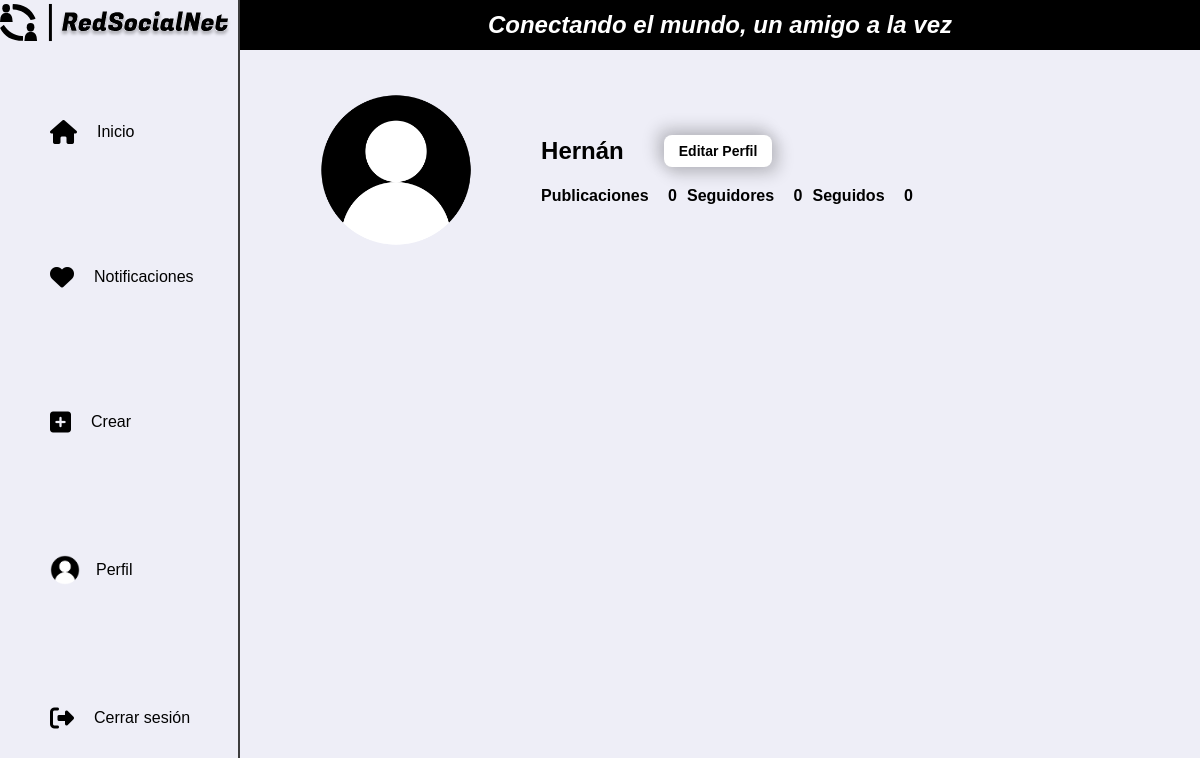
The page /Vistas/perfil.php (signed in) on the database its author committed.
### tables this page shows
CREATE TABLE `perfiles` (
  `perfil_id` int(200) NOT NULL,
  `usuario_id` int(200) NOT NULL,
  `name` varchar(200) NOT NULL,
  `last_name` varchar(200) NOT NULL,
  `date_of_birth` date NOT NULL,
  `country` varchar(200) NOT NULL,
  `city` varchar(200) NOT NULL,
  `imagen_perfil` text NOT NULL
);

### db.php (called while the page is built, shortened)
<?php
class Database
{
    private static $instance = null;
    private $connection;
    private function __construct()
    {
        $this->connection = new mysqli(DB_HOST, DB_USERNAME, DB_PASSWORD, DB_NAME);
        $this->connection->set_charset("utf8mb4");
    }
    public static function getInstance()
    {
        if (self::$instance === null) {
            self::$instance = new Database();
        }
        return self::$instance;
    }
    public function getConnection()
    {
        return $this->connection;
    }
}
?>

### Clases/perfil.php (called while the page is built, shortened)
<?php
require_once('../db.php');
class Perfil
{
    private $connection;
    public function __construct()
    {
        $this->db = Database::getInstance();
        $this->connection = $this->db->getConnection();
        $this->connection->set_charset("utf8mb4");
    }
    public function obtenerDatosUsuario()
    {
        $user_id = $_SESSION['user_id'];
        $query = "SELECT name, imagen_perfil FROM perfiles WHERE usuario_id = $user_id";
        $result = $this->connection->query($query);
        if ($result) {
            if ($result->num_rows > 0) {
                $row = $result->fetch_assoc();
                $user_name = $row['name'];
                $user_image = $row['imagen_perfil'];
            } else {
                $user_name = "Usuario Desconocido";
                $user_image = "../Img/User-Profile.png";
            }
        } else {
            $user_name = "Error en la consulta";
            $user_image = "../Img/User-Profile.png";
        }
        return ['name' => $user_name, 'imagen_perfil' => $user_image];
    }
}
?>

### Clases/publicacion.php (called while the page is built, shortened)
<?php
require_once('../db.php');
require_once('perfil.php');
class Publicacion
{
    private $connection;
    public function __construct()
    {
        $this->db = Database::getInstance();
        $this->connection = $this->db->getConnection();
        $this->connection->set_charset("utf8mb4");
    }
    public function crearPublicacion()
    {
        $perfil = new Perfil();
        $userData = $perfil->obtenerDatosUsuario();
        $user_name = $userData['name'];
        $user_image = $userData['imagen_perfil'];
        $createHTML = '';
        $createHTML .= '<div class="popup-content">';
        $createHTML .= '<h2 class="create__title">Crear publicación</h2>';
        $createHTML .= '<span class="close-button" id="close_popup_create"><i class="fa-solid fa-xmark"></i></span>';
        $createHTML .= '<div class="create__line"></div>';
        $createHTML .= '<div class="main-publishing__users">';
        $createHTML .= '<div class="users-info">';
        $createHTML .= '<a href="link-perfil-user"><img src="' . $user_image . '" alt="Img profile"></a>';
        $createHTML .= '<a href="link-perfil-user">' . $user_name . '</a>';
        $createHTML .= '</div>';
        $createHTML .= '</div>';
        $createHTML .= '<div class="create__content-text">';
        $createHTML .= '<div class="create__text">';
        $createHTML .= '<textarea placeholder="¿Algo que quieras compartir,' . $user_name . '?" id="contentTextarea"></textarea>';
        $createHTML .= '</div>';
        $createHTML .= '</div>';
        $createHTML .= '<div class="create__content-img" id="imageContent">';
        $createHTML .= '<h3 class="create__title">Añade fotos o imágenes</h3>';
        $createHTML .= '<div id="file-upload-form" class="uploader">';
        $createHTML .= '<input id="file-upload" type="file" name="fileUpload" accept="image/*" />';
        $createHTML .= '<label for="file-upload" id="file-drag">';
        $createHTML .= '<img id="file-image" src="#" alt="Preview" class="hidden">';
        $createHTML .= '<div id="start">';
        $createHTML .= '<i class="fa fa-download" aria-hidden="true"></i>';
        $createHTML .= '<div>Selecciona un archivo o arrástralo aquí</div>';
        $createHTML .= '<div id="notimage" class="hidden">Por favor selecciona una imagen</div>';
        $createHTML .= '<span id="file-upload-btn" class="btn btn-primary">Selecciona un archivo</span>';
        $createHTML .= '</div>';
        $createHTML .= '</label>';
        $createHTML .= '</div>';
        $createHTML .= '</div>';
        $createHTML .= '<div class="create__content-btn-image" id="showImageContent">';
        $createHTML .= '<div class="icons__new-image"><i class="fa-solid fa-file-image"></i><span>Imagen</span></div>';
        $createHTML .= '</div>';
        $createHTML .= '<div class="create__content-btn-publish">';
        $createHTML .= '<div class="icons__btn-publish"><button id="publishBtn">Publicar</button></div>';
        $createHTML .= '</div>';
        $createHTML .= '</div>';
        return $createHTML;
    }
    public function obtenerTotalPublicaciones()
    {
        $user_id = $_SESSION['user_id'];
        $query = "SELECT COUNT(*) AS numero_publicaciones FROM publicaciones WHERE usuario_id = $user_id";
        $result = $this->connection->query($query);
        if ($result) {
            if ($result->num_rows > 0) {
                $row = $result->fetch_assoc();
                $numero_publicaciones = $row['numero_publicaciones'];
                return $numero_publicaciones;
            } else {
                echo "Error: La consulta no devolvió resultados";
            }
        } else {
            echo "Error: La consulta falló";
        }
    }
}
?>

### Clases/seguidor-seguido.php (called while the page is built, shortened)
<?php
require_once('../db.php');
class Seguidor_Seguido
{
    private $connection;
    public function __construct()
    {
        $this->db = Database::getInstance();
        $this->connection = $this->db->getConnection();
        $this->connection->set_charset("utf8mb4");
    }
    public function obtenerSeguidoresTotal()
    {
        $user_id = $_SESSION['user_id'];
        $query = "SELECT COUNT(*) AS total_seguidores FROM seguidores WHERE usuario_id = $user_id";
        $result = $this->connection->query($query);
        if ($result) {
            if ($result->num_rows > 0) {
                $row = $result->fetch_assoc();
                $totalFollowers = $row['total_seguidores'];
                return $totalFollowers;
            } else {
                echo "Error: La consulta falló";
            }
        }
    }
    public function obtenerSeguidosTotal()
    {
        $user_id = $_SESSION['user_id'];
        $query = "SELECT COUNT(*) AS total_seguidos FROM seguidos WHERE seguidor_id = $user_id";
        $result = $this->connection->query($query);
        if ($result) {
            if ($result->num_rows > 0) {
                $row = $result->fetch_assoc();
                $totalFollowing = $row['total_seguidos'];
                return $totalFollowing;
            } else {
                echo "Error: La consulta falló";
            }
        }
    }
}
?>

### Vistas/perfil.php (the view, shortened to what this page needs)
<?php
require_once('../Clases/perfil.php');
require_once('../Clases/publicacion.php');
require_once('../Clases/seguidor-seguido.php');
$perfil = new Perfil();
$userData = $perfil->obtenerDatosUsuario();
$user_name = $userData['name'];
$user_image = $userData['imagen_perfil'];
$publicacion = new Publicacion();
$newpublishingHTML = $publicacion->crearPublicacion();
$total_publicaciones = $publicacion->obtenerTotalPublicaciones();
$seguidor_seguido = new Seguidor_Seguido();
$totalFollowers = $seguidor_seguido->obtenerSeguidoresTotal();
$totalFollowings = $seguidor_seguido->obtenerSeguidosTotal();
?>
<!DOCTYPE html>
<html lang="en">
<head>
    <link rel="stylesheet" href="https://cdnjs.cloudflare.com/ajax/libs/font-awesome/6.4.2/css/all.min.css"
 />
    <link rel="stylesheet" href="../Css/perfil.css">
</head>
<body>
    <div class="grid-container">
        <header class="header">
            <div class="header__slogan">
                <h2>Conectando el mundo, un amigo a la vez</h2>
            </div>
        </header>
        <aside class="sidenav sidenav-left">
            <div class="sidenav__logo">
                <img src="../Img/logo.svg" alt="img logo">
            </div>
            <ul class="sidenav__list">
                <a href="inicio.php">
                    <li class="sidenav__list-item"><i class="fa-solid fa-house"></i>Inicio</li>
                </a>
                <a href="#">
                    <li class="sidenav__list-item"><i class="fa-solid fa-heart"></i>Notificaciones</li>
                </a>
                <a href="../Vistas/inicio.php#crear">
                    <li class="sidenav__list-item"><i class="fa-solid fa-square-plus"></i>Crear</li>
                </a>
                <a href="../Vistas/perfil.php">
                    <li class="sidenav__list-item"><img src="<?php echo $user_image; ?>" alt="img profile">Perfil</li>
                </a>
                <a href="#" id="logoutButton">
                    <li class="sidenav__list-item"><i class="fa-solid fa-right-from-bracket"></i>Cerrar sesión</li>
                </a>
            </ul>
        </aside>
        <main class="main">
            <div class="main-cardUser">
                <div class="userInfo__imgProfile"><img src="<?php echo $user_image; ?>" alt="profile"></div>
                <div class="main-cardUser__info">
                    <div class="info_userInfo">
                        <div class="info-name">
                            <h2>
                                <?php echo $user_name; ?>
                            </h2>
                        </div>
                        <div class="btnEdit">
                            <button id="btnEdit" class="editBtn">Editar Perfil</button>
                        </div>
                    </div>
                    <div class="info-socialMedia">
                        <div class="info-publishings">
                            <span>Publicaciones<span class="number">
                                    <?php echo $total_publicaciones; ?>
                                </span></span>
                        </div>
                        <div class="info-followers">
                            <a>Seguidores<span>
                                    <?php echo $totalFollowers; ?>
                                </span></a>
                        </div>
                        <div class="info-following" id="info-following">
                            <a>Seguidos<span>
                                    <?php echo $totalFollowings; ?>
                                </span></a>
                        </div>
                    </div>
                </div>
            </div>
        </main>
    </div>
</body>
</html>

### Css/perfil.css (style rules this page uses)
* { margin: 0; padding: 0; box-sizing: border-box; }
:root { --black-50: #EEEEF7; --black-100: #e7e7e7; --black-200: #d1d1d1; --black-300: #b0b0b0; --black-400: #888888; --black-500: #6d6d6d; --black-600: #5d5d5d; --black-700: #4f4f4f; --black-800: #454545; --black-900: #3d3d3d; --black-950: #000000; --font-family: 'Rubik', sans-serif; --box-shadow: -5px -5px 15px 3px rgba(0, 0, 0, 0.16), 5px 5px 15px 3px rgba(0, 0, 0, 0.16); }
body { background: var(--black-50); font-family: var(--font-family); height: 100%; }
.grid-container { display: grid; grid-template-columns: 20% 80%; grid-template-rows: 50px 1fr 50px; grid-template-areas: 'sidenav-left header' 'sidenav-left main' 'sidenav-left footer'; height: 100vh; }
.header { grid-area: header; display: flex; align-items: center; justify-content: center; width: 100%; margin: 0 auto; background-color: var(--black-950); }
.header__slogan { font-style: italic; color: #fff; }
.sidenav { display: flex; flex-direction: column; height: 100%; position: fixed; overflow-y: auto; }
.sidenav.sidenav-left { grid-area: sidenav-left; width: 20%; border-right: 2px solid var(--black-900); background-color: var(--black-50); }
.sidenav__logo img { width: 100%; height: 45px; }
.sidenav__list { display: flex; height: 100%; justify-content: space-around; flex-direction: column; padding: 10px; list-style-type: none; }
.sidenav__list a { text-decoration: none; }
.sidenav__list-item { display: flex; align-items: center; padding: 20px 20px 20px 40px; border-radius: 8px; color: var(--black-950); text-decoration: none; }
.sidenav__list-item i { font-size: 24px; padding: 0 20px 0 0; }
.sidenav__list-item img { height: 30px; width: 30px; object-fit: cover; border-radius: 100%; margin: 0 16px 0 0; }
.main { grid-area: main; background-color: var(--black-50); margin: 20px 40px 20px 40px; padding: 20px; }
.main-cardUser { display: flex; justify-content: space-around; flex-direction: row; align-items: center; width: 100%; }
.userInfo__imgProfile { display: flex; width: 30%; }
.userInfo__imgProfile img { height: 160px; width: 160px; object-fit: cover; border-radius: 100%; margin: 0 auto; }
.main-cardUser__info { display: flex; flex-direction: column; gap: 10px; width: 100%; padding-left: 50px; }
.info_userInfo { display: flex; flex-direction: row; align-items: center; gap: 20px; }
.info-name h2 { color: var(--black-950); padding-right: 20px; }
.btnEdit { display: flex; flex-direction: column; gap: 2em; }
.editBtn { padding: 8px 15px; font-size: 14px; font-weight: 600; color: var(--black-950); background-color: #fff; border: none; border-radius: 8px; box-shadow: var(--box-shadow); transition: all 0.3s ease 0s; cursor: pointer; }
.info-socialMedia { display: flex; flex-direction: row; gap: 10px; margin-top: 10px; font-size: 16px; font-family: var(--font-family); font-weight: 600; }
.info-followers a span, .info-following a span, .info-publishings .number { margin-left: 15px; }
.info-followers a, .info-following a { cursor: pointer; text-decoration: none; }

### rows shown on the page
perfiles: imagen_perfil (picture), name "Hernán"

### other values the page prints
$total_publicaciones "0"
$totalFollowers "0"
$totalFollowings "0"
